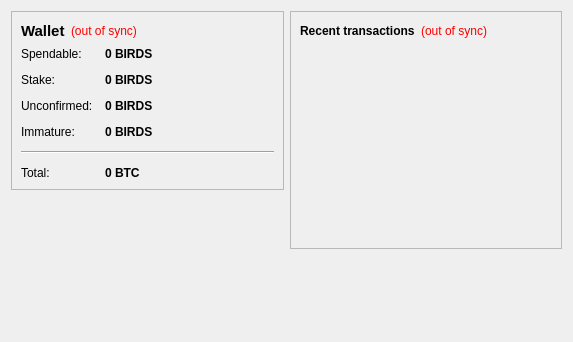
<?xml version="1.0" encoding="UTF-8"?>
<ui version="4.0">
 <class>OverviewPage</class>
 <widget class="QWidget" name="OverviewPage">
  <property name="geometry">
   <rect>
    <x>0</x>
    <y>0</y>
    <width>573</width>
    <height>342</height>
   </rect>
  </property>
  <property name="windowTitle">
   <string>Form</string>
  </property>
  <layout class="QHBoxLayout" name="horizontalLayout" stretch="1,1">
   <item>
    <layout class="QVBoxLayout" name="verticalLayout_2">
     <item>
      <widget class="QFrame" name="frame">
       <property name="frameShape">
        <enum>QFrame::StyledPanel</enum>
       </property>
       <property name="frameShadow">
        <enum>QFrame::Raised</enum>
       </property>
       <layout class="QVBoxLayout" name="verticalLayout_4">
        <item>
         <layout class="QHBoxLayout" name="horizontalLayout_4">
          <item>
           <widget class="QLabel" name="label_5">
            <property name="font">
             <font>
              <pointsize>11</pointsize>
              <weight>75</weight>
              <bold>true</bold>
             </font>
            </property>
            <property name="text">
             <string>Wallet</string>
            </property>
           </widget>
          </item>
          <item>
           <widget class="QLabel" name="labelWalletStatus">
            <property name="toolTip">
             <string>The displayed information may be out of date. Your wallet automatically synchronizes with the BIRDS network after a connection is established, but this process has not completed yet.</string>
            </property>
            <property name="styleSheet">
             <string notr="true">QLabel { color: red; }</string>
            </property>
            <property name="text">
             <string notr="true">(out of sync)</string>
            </property>
            <property name="alignment">
             <set>Qt::AlignLeading|Qt::AlignLeft|Qt::AlignVCenter</set>
            </property>
           </widget>
          </item>
          <item>
           <spacer name="horizontalSpacer_2">
            <property name="orientation">
             <enum>Qt::Horizontal</enum>
            </property>
            <property name="sizeHint" stdset="0">
             <size>
              <width>40</width>
              <height>20</height>
             </size>
            </property>
           </spacer>
          </item>
         </layout>
        </item>
        <item>
         <layout class="QFormLayout" name="formLayout_2">
          <property name="fieldGrowthPolicy">
           <enum>QFormLayout::AllNonFixedFieldsGrow</enum>
          </property>
          <property name="horizontalSpacing">
           <number>12</number>
          </property>
          <property name="verticalSpacing">
           <number>12</number>
          </property>
          <item row="0" column="0">
           <widget class="QLabel" name="label">
            <property name="text">
             <string>Spendable:</string>
            </property>
           </widget>
          </item>
          <item row="0" column="1">
           <widget class="QLabel" name="labelBalance">
            <property name="font">
             <font>
              <weight>75</weight>
              <bold>true</bold>
             </font>
            </property>
            <property name="cursor">
             <cursorShape>IBeamCursor</cursorShape>
            </property>
            <property name="toolTip">
             <string>Your current spendable balance</string>
            </property>
            <property name="text">
             <string notr="true">0 BIRDS</string>
            </property>
            <property name="textInteractionFlags">
             <set>Qt::LinksAccessibleByMouse|Qt::TextSelectableByKeyboard|Qt::TextSelectableByMouse</set>
            </property>
           </widget>
          </item>
          <item row="1" column="0">
           <widget class="QLabel" name="label_6">
            <property name="text">
             <string>Stake:</string>
            </property>
           </widget>
          </item>
          <item row="1" column="1">
           <widget class="QLabel" name="labelStake">
            <property name="font">
             <font>
              <weight>75</weight>
              <bold>true</bold>
             </font>
            </property>
            <property name="cursor">
             <cursorShape>IBeamCursor</cursorShape>
            </property>
            <property name="toolTip">
             <string>Total of coins that was staked, and do not yet count toward the current balance</string>
            </property>
            <property name="text">
             <string notr="true">0 BIRDS</string>
            </property>
            <property name="textInteractionFlags">
             <set>Qt::LinksAccessibleByMouse|Qt::TextSelectableByKeyboard|Qt::TextSelectableByMouse</set>
            </property>
           </widget>
          </item>
          <item row="2" column="0">
           <widget class="QLabel" name="label_3">
            <property name="text">
             <string>Unconfirmed:</string>
            </property>
           </widget>
          </item>
          <item row="2" column="1">
           <widget class="QLabel" name="labelUnconfirmed">
            <property name="font">
             <font>
              <weight>75</weight>
              <bold>true</bold>
             </font>
            </property>
            <property name="cursor">
             <cursorShape>IBeamCursor</cursorShape>
            </property>
            <property name="toolTip">
             <string>Total of transactions that have yet to be confirmed, and do not yet count toward the current balance</string>
            </property>
            <property name="text">
             <string notr="true">0 BIRDS</string>
            </property>
            <property name="textInteractionFlags">
             <set>Qt::LinksAccessibleByMouse|Qt::TextSelectableByKeyboard|Qt::TextSelectableByMouse</set>
            </property>
           </widget>
          </item>
          <item row="3" column="0">
           <widget class="QLabel" name="labelImmatureText">
            <property name="text">
             <string>Immature:</string>
            </property>
           </widget>
          </item>
          <item row="3" column="1">
           <widget class="QLabel" name="labelImmature">
            <property name="font">
             <font>
              <weight>75</weight>
              <bold>true</bold>
             </font>
            </property>
            <property name="toolTip">
             <string>Mined balance that has not yet matured</string>
            </property>
            <property name="text">
             <string notr="true">0 BIRDS</string>
            </property>
            <property name="textInteractionFlags">
             <set>Qt::LinksAccessibleByMouse|Qt::TextSelectableByKeyboard|Qt::TextSelectableByMouse</set>
            </property>
           </widget>
          </item>
          <item row="4" column="0" colspan="2">
           <widget class="Line" name="line">
            <property name="orientation">
             <enum>Qt::Horizontal</enum>
            </property>
           </widget>
          </item>
          <item row="5" column="0">
           <widget class="QLabel" name="labelTotalText">
            <property name="text">
             <string>Total:</string>
            </property>
           </widget>
          </item>
          <item row="5" column="1">
           <widget class="QLabel" name="labelTotal">
            <property name="font">
             <font>
              <weight>75</weight>
              <bold>true</bold>
             </font>
            </property>
            <property name="cursor">
             <cursorShape>IBeamCursor</cursorShape>
            </property>
            <property name="toolTip">
             <string>Your current total balance</string>
            </property>
            <property name="text">
             <string notr="true">0 BTC</string>
            </property>
            <property name="textInteractionFlags">
             <set>Qt::LinksAccessibleByMouse|Qt::TextSelectableByKeyboard|Qt::TextSelectableByMouse</set>
            </property>
           </widget>
          </item>
         </layout>
        </item>
       </layout>
      </widget>
     </item>
     <item>
      <spacer name="verticalSpacer">
       <property name="orientation">
        <enum>Qt::Vertical</enum>
       </property>
       <property name="sizeHint" stdset="0">
        <size>
         <width>20</width>
         <height>40</height>
        </size>
       </property>
      </spacer>
     </item>
    </layout>
   </item>
   <item>
    <layout class="QVBoxLayout" name="verticalLayout_3">
     <item>
      <widget class="QFrame" name="frame_2">
       <property name="frameShape">
        <enum>QFrame::StyledPanel</enum>
       </property>
       <property name="frameShadow">
        <enum>QFrame::Raised</enum>
       </property>
       <layout class="QVBoxLayout" name="verticalLayout">
        <item>
         <layout class="QHBoxLayout" name="horizontalLayout_2">
          <item>
           <widget class="QLabel" name="label_4">
            <property name="text">
             <string>&lt;b&gt;Recent transactions&lt;/b&gt;</string>
            </property>
           </widget>
          </item>
          <item>
           <widget class="QLabel" name="labelTransactionsStatus">
            <property name="toolTip">
             <string>The displayed information may be out of date. Your wallet automatically synchronizes with the BIRDS network after a connection is established, but this process has not completed yet.</string>
            </property>
            <property name="styleSheet">
             <string notr="true">QLabel { color: red; }</string>
            </property>
            <property name="text">
             <string notr="true">(out of sync)</string>
            </property>
            <property name="alignment">
             <set>Qt::AlignRight|Qt::AlignTrailing|Qt::AlignVCenter</set>
            </property>
           </widget>
          </item>
          <item>
           <spacer name="horizontalSpacer">
            <property name="orientation">
             <enum>Qt::Horizontal</enum>
            </property>
            <property name="sizeHint" stdset="0">
             <size>
              <width>40</width>
              <height>20</height>
             </size>
            </property>
           </spacer>
          </item>
         </layout>
        </item>
        <item>
         <widget class="QListView" name="listTransactions">
          <property name="styleSheet">
           <string notr="true">QListView { background: transparent; }</string>
          </property>
          <property name="frameShape">
           <enum>QFrame::NoFrame</enum>
          </property>
          <property name="verticalScrollBarPolicy">
           <enum>Qt::ScrollBarAlwaysOff</enum>
          </property>
          <property name="horizontalScrollBarPolicy">
           <enum>Qt::ScrollBarAlwaysOff</enum>
          </property>
          <property name="selectionMode">
           <enum>QAbstractItemView::NoSelection</enum>
          </property>
         </widget>
        </item>
       </layout>
      </widget>
     </item>
     <item>
      <spacer name="verticalSpacer_2">
       <property name="orientation">
        <enum>Qt::Vertical</enum>
       </property>
       <property name="sizeHint" stdset="0">
        <size>
         <width>20</width>
         <height>40</height>
        </size>
       </property>
      </spacer>
     </item>
    </layout>
   </item>
  </layout>
 </widget>
 <resources/>
 <connections/>
</ui>
